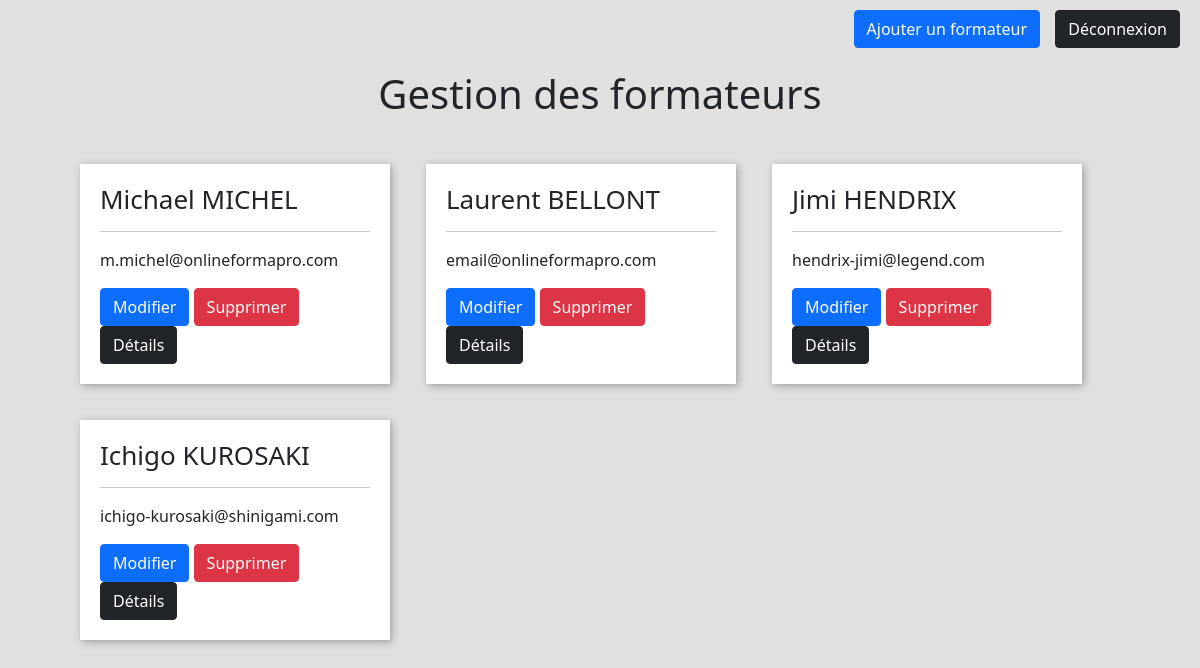
The app's page /pages/formateurs.php (signed in), older data.
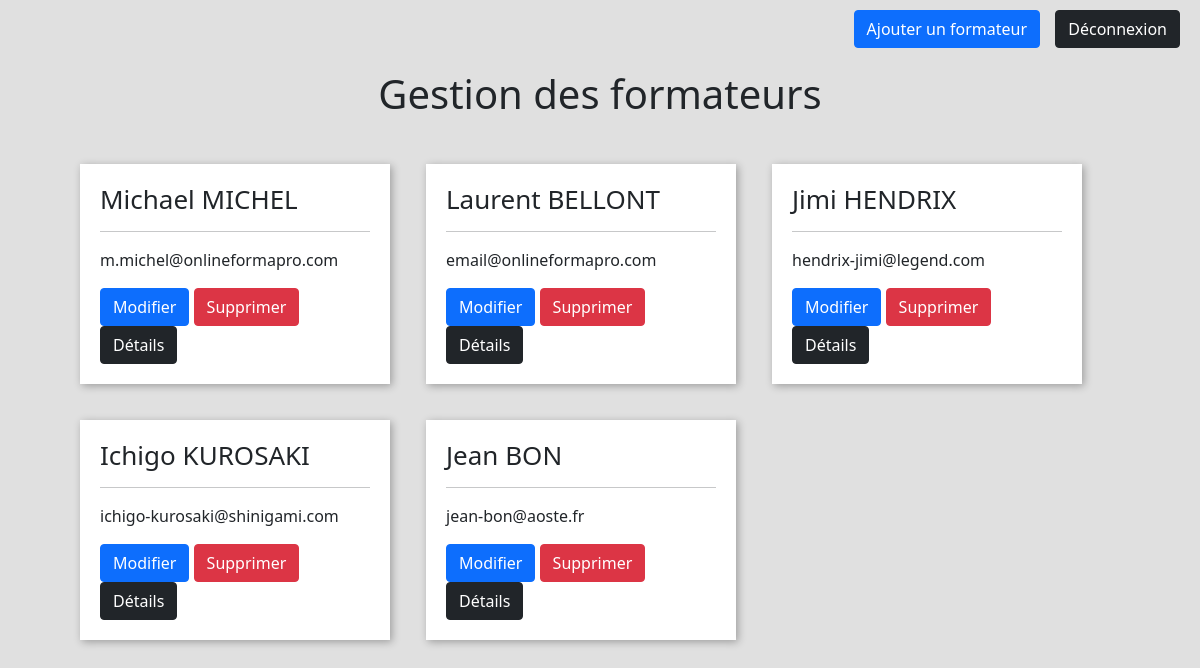
The same page, newer data.
### tables this page shows
CREATE TABLE `formateurs` (
  `id_formateur` int(11) NOT NULL,
  `nom_formateur` varchar(255) NOT NULL,
  `prenom_formateur` varchar(255) NOT NULL,
  `avatar_formateur` varchar(255) NOT NULL,
  `date_naissance_formateur` datetime NOT NULL,
  `telephone_formateur` varchar(255) NOT NULL,
  `email_formateur` varchar(255) NOT NULL,
  `age_formateur` int(11) NOT NULL,
  `matiere_formateur` varchar(255) NOT NULL
);

### pages/formateurs.php (the view, shortened to what this page needs)
<?php
$user = "root";
$pass = "";
try{
    $connexion = new PDO('mysql:host=localhost;dbname=ecommerce;charset=UTF8',$user,$pass);
    $connexion->setAttribute(PDO::ATTR_ERRMODE, PDO::ERRMODE_EXCEPTION);
}
catch(PDOException $e){
    $retour = $e->getMessage();
    die();
}
if($connexion){
$req = "SELECT * FROM formateurs";
$formateurs = $connexion->query($req);
?>
<!doctype html>
<html lang="en">
<head>
    <link href="https://cdn.jsdelivr.net/npm/bootstrap@5.1.3/dist/css/bootstrap.min.css" rel="stylesheet">
    <link rel="stylesheet" type="text/css" href="../css/style.css" />
</head>
<body>
<div class="container">
    <div class="menu">
        <a class="btn btn-primary ajout" href="ajouter-formateur.php">Ajouter un formateur</a>
        <form action="formateurs.php" method="post">
            <button type="submit" class="btn btn-dark" name="deconnexion" id="btn-deco">Déconnexion</button>
        </form>
    </div>
    <div class="row-formateurs">
        <h1>Gestion des formateurs</h1>
        <div class="formateurs">
            <?php
                foreach($formateurs as $formateur){ ?>
                    <div class="formateur">
                        <h2><?= $formateur["prenom_formateur"]. " ".strtoupper($formateur["nom_formateur"]); ?></h2>
                        <hr>
                        <p><?= $formateur["email_formateur"]; ?></p>
                        <a class="btn btn-primary" href="editer-formateur.php?id-formateur=<?= $formateur["id_formateur"]; ?>">Modifier</a>
                        <a class="btn btn-danger" href="supprimer-formateur.php?id-formateur=<?= $formateur["id_formateur"]; ?>">Supprimer</a>
                        <a class="btn btn-dark" href="details-formateur.php?id-formateur=<?= $formateur["id_formateur"]; ?>">Détails</a>
                    </div>
            <?php
                }
            }
            ?>
        </div>
    </div>
</div>
</body>
</html>

Row changes from the older to the newer data that the page shows:
added formateurs: prenom_formateur "Jean", nom_formateur "BON", email_formateur "jean-bon@aoste.fr"
